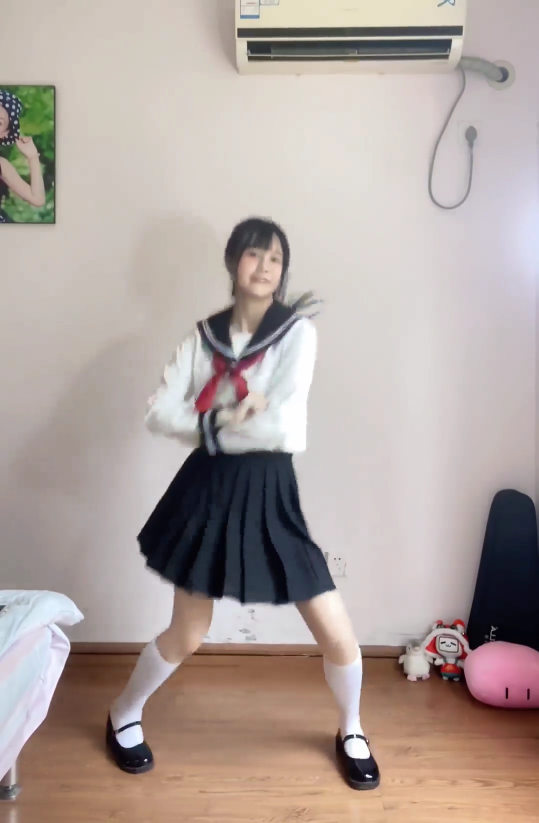
#> input picture frame 30 of example/computerVision/motion/asset/opticalFlow.mp4, 1077 x 1645 px (shown at 1/2 size)
$ python OpticalFlowEstimation.py
#> lines starting #> are read from the running program, lines starting #| are printed output that depends on the picture
import cv2
import numpy as np

video = cv2.VideoCapture('./asset/opticalFlow.mp4')


# 视频保存格式
videoForm = cv2.VideoWriter_fourcc(*'mp4v')
# 保存视频的类，输入参数为：
# 保存路径，保存格式，保存的视频帧数，（宽度像素，高度像素）
videoSave = cv2.VideoWriter('./asset/out.mp4',videoForm,30,(538, 822))

# 预读一帧
flag,lastFrame = video.read()
#> lastFrame is the input picture: shape (1645, 1077, 3); mean B, G, R 159, 163.8, 176.4
lastFrame = cv2.resize(lastFrame,(0,0),fx=0.5,fy=0.5)
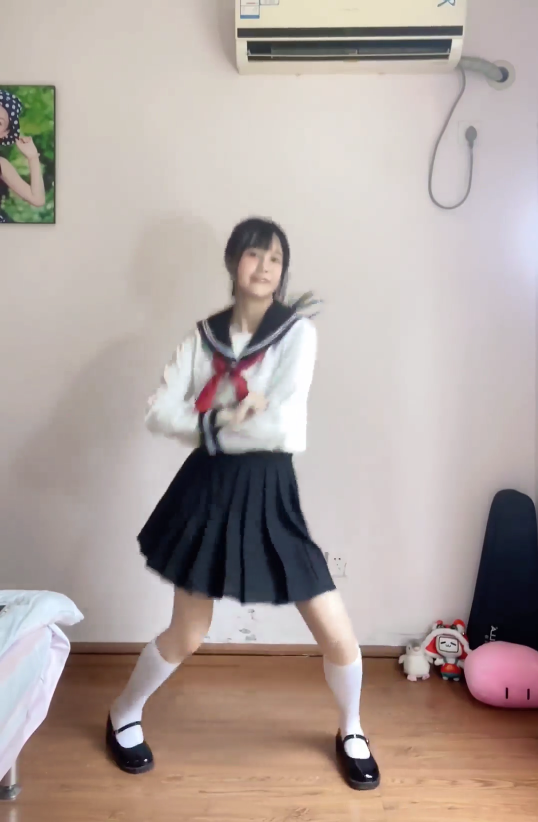
#> lastFrame: shape (822, 538, 3); mean B, G, R 159.1, 164, 176.5
lastFrameGray = cv2.cvtColor(lastFrame, cv2.COLOR_BGR2GRAY)
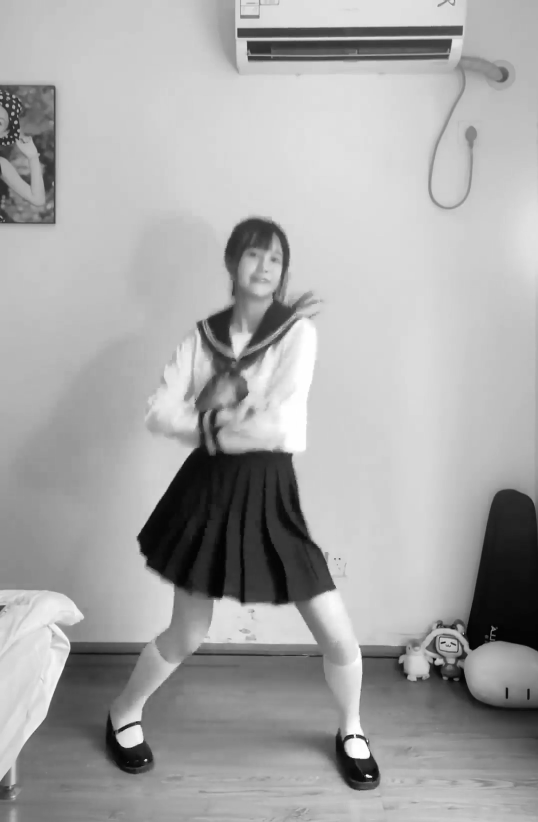
#> lastFrameGray: shape (822, 538); min 1, max 255, mean 167.2

print(lastFrame.shape)
#| (822, 538, 3)

# 获取角点
# qualityLevel：筛选角点的阈值，评估 lambda1 与 lambda2
# minDistance：在这个距离内，有比当前角点更好的，那就不要当前这个点了
# goodFeaturesToTrack(image, maxCorners, qualityLevel, minDistance[,
#                       corners[, mask[, blockSize[, useHarrisDetector[, k]]]]]) -> corners
lastPoints = cv2.goodFeaturesToTrack(lastFrameGray,100,qualityLevel=0.2,minDistance=7)
#> lastPoints = 27 rows, first 8: [366, 775], [145, 760], [356, 735], [435, 658], [12, 114], [7, 106], [15, 122], [247, 41]

# 路径
track = np.zeros_like(lastFrame)

count = 0
while video.isOpened():

    # 读取视频
    flag,curFrame = video.read()
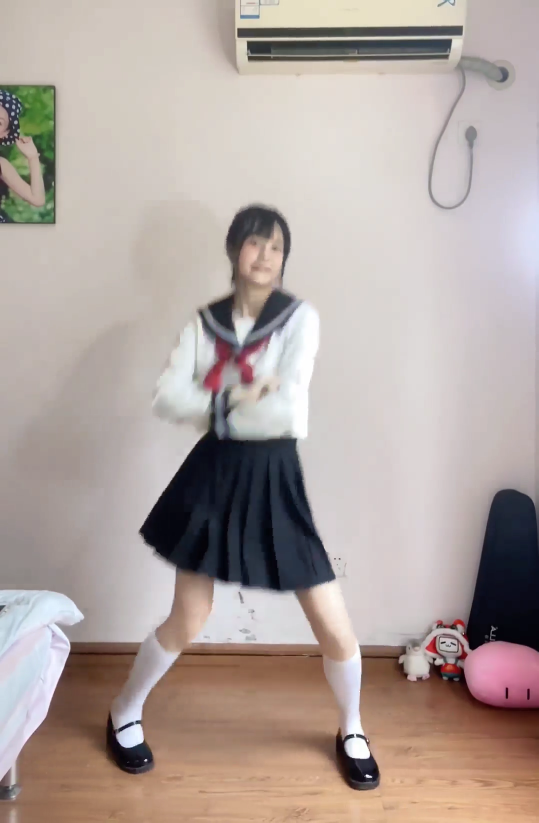
#> input picture frame 31 of example/computerVision/motion/asset/opticalFlow.mp4, 1077 x 1645 px (shown at 1/2 size)
#> curFrame is the input picture: shape (1645, 1077, 3); mean B, G, R 159, 164, 176.4
    if flag == False:
        break

    # 重新找角点
    if count % 15 == 0:
        lastPoints = cv2.goodFeaturesToTrack(lastFrameGray,50,qualityLevel=0.1,minDistance=30)
#> lastPoints = 31 rows, first 8: [366, 775], [145, 760], [356, 735], [435, 658], [12, 114], [247, 41], [291, 454], [2, 143]
        track[:,:,:] = 0

    curFrame = cv2.resize(curFrame,(0,0),fx=0.5,fy=0.5)
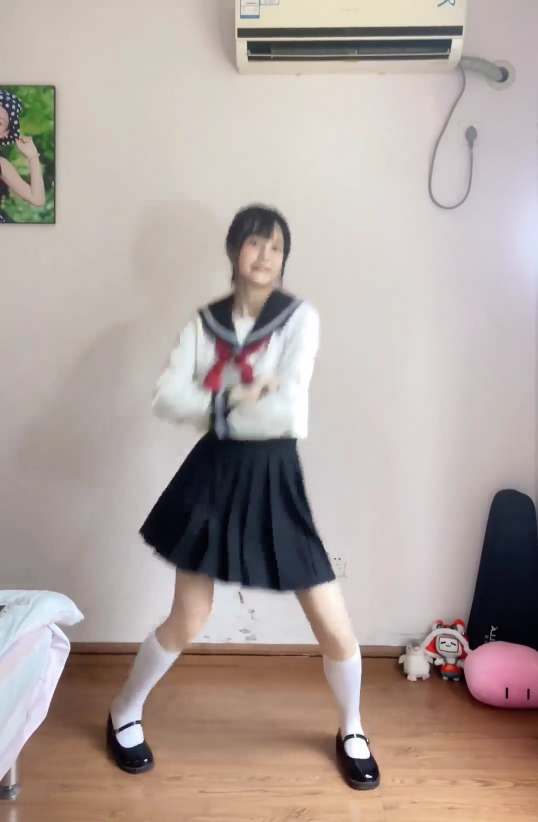
#> curFrame: shape (822, 538, 3); mean B, G, R 159.1, 164.1, 176.5
    curFrameGray = cv2.cvtColor(curFrame,cv2.COLOR_BGR2GRAY)
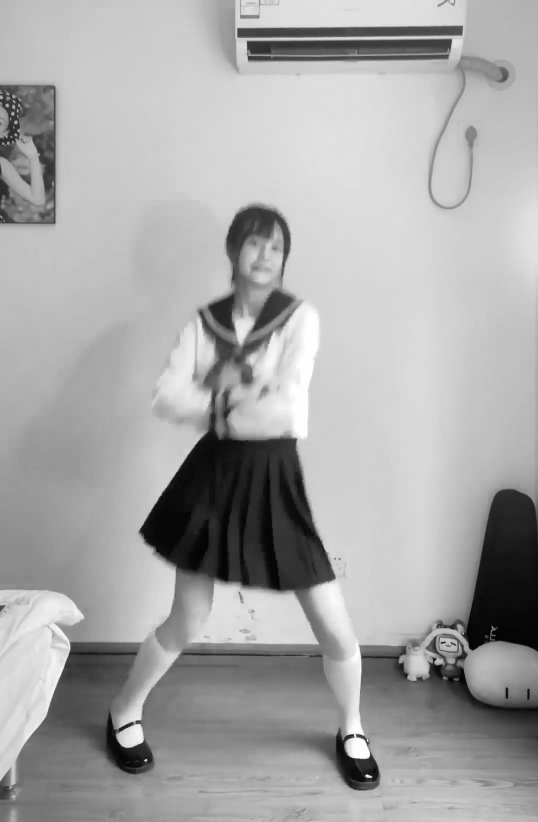
#> curFrameGray: shape (822, 538); min 0, max 255, mean 167.2

    # 光流估计
    # winSize：领域区间
    # maxLevel：金字塔层数
    # curPoints：上一步特征点当前跑到哪个位置了
    # state：上一步的特征点当前找没找到
    curPoints,statas,err = cv2.calcOpticalFlowPyrLK(lastFrameGray,curFrameGray,lastPoints,None,winSize=(15,15),maxLevel=2)
#> curPoints = 31 rows, first 8: [365.9, 775.2], [145, 760.1], [356.3, 734.6], [435, 658], [12, 114], [247, 41], [295.5, 438.6], [2, 143]; statas = 31 values from 1 to 1; err = 31 values, max 19.79 at index 16, min 0 at index 5, mean 3.15

    # 画路径
    trackLastPts = lastPoints[statas==1]
#> trackLastPts = 31 pairs, first value 1 to 506, second value 6 to 788
    trackCurPts = curPoints[statas==1]
#> trackCurPts has the same summary as trackLastPts
    for i in range(len(trackCurPts)):
        lastPt = trackLastPts[i].ravel()
        curPt = trackCurPts[i].ravel()
        # 画线
        cv2.line(track,(int(lastPt[0]),int(lastPt[1])),(int(curPt[0]),int(curPt[1])),(255,20,0),3,8)
        # 标记关键点
        cv2.circle(curFrame,(int(curPt[0]),int(curPt[1])),5,(0,0,255),1)
        curFrame = cv2.add(track,curFrame)
#> this loop made 31 passes
#> curPt on passes 4, 5, 6, 8, 9, 10, 11, 14, 15, 16, 20, 22: [435, 658], [12, 114], [247, 41], [2, 143], [451, 39], [437, 627], [506, 687], [4, 606], [399, 662], [492, 626], [39, 154], [71, 642]
#> (lastPt, curPt) on passes 1, 2, 3, 7, 12, 13: ([366, 775], [365.9, 775.2]), ([145, 760], [145, 760.1]), ([356, 735], [356.3, 734.6]), ([291, 454], [295.5, 438.6]), ([139, 725], [139.2, 724.3]), ([339, 558], [343.5, 558])
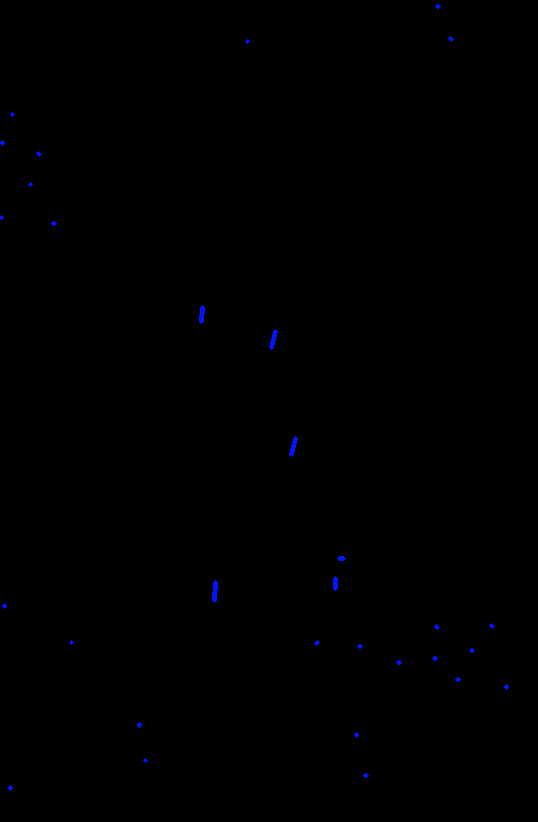
#> track: shape (822, 538, 3); mean B, G, R 0.5, 0, 0

    # 保存图片
    videoSave.write(curFrame)

    cv2.imshow('video',curFrame)
    if cv2.waitKey(1000 // 30) == ord('q'):
#> (key q is pressed here)
        break

    # 刷新
    lastPoints = curPoints
    lastFrameGray = curFrameGray
    count = count + 1

videoSave.release()
video.release()
cv2.destroyAllWindows()
